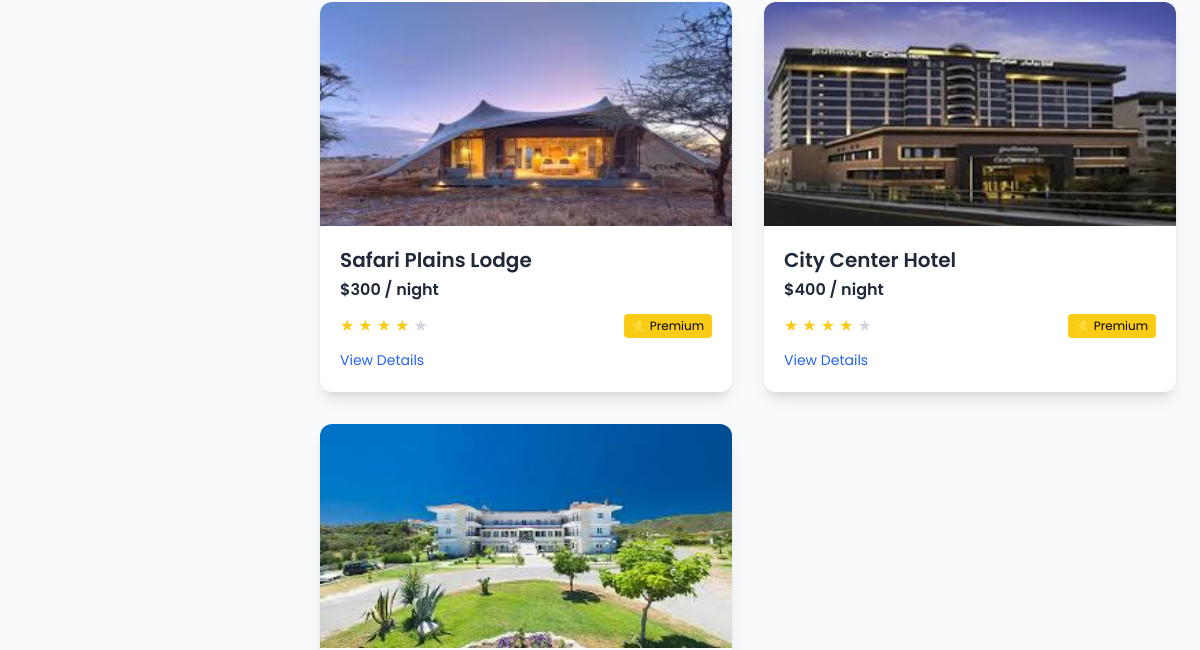
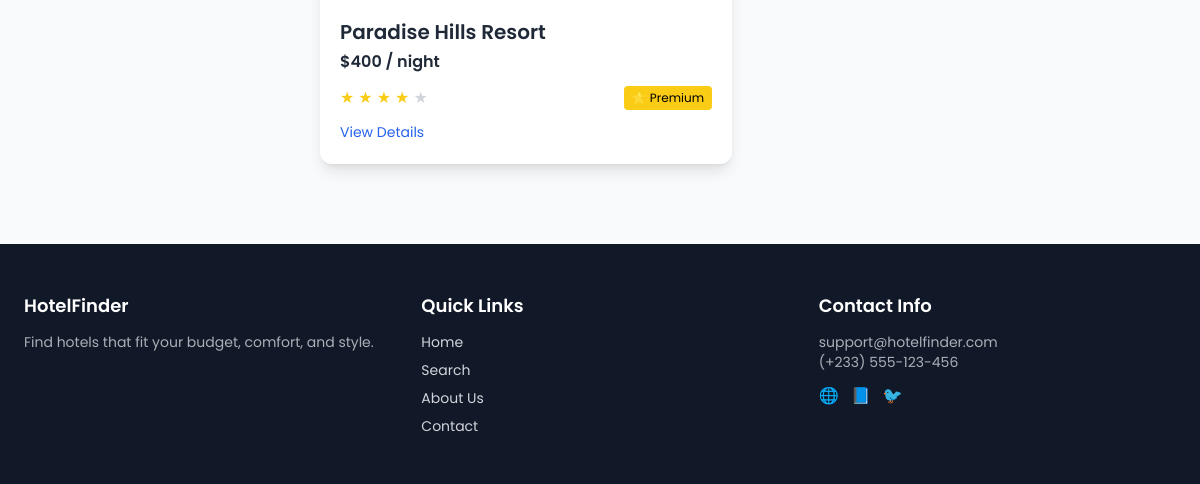
/search/ (lower part), run on an earlier commit of the app's database (2 pictures, top to bottom).
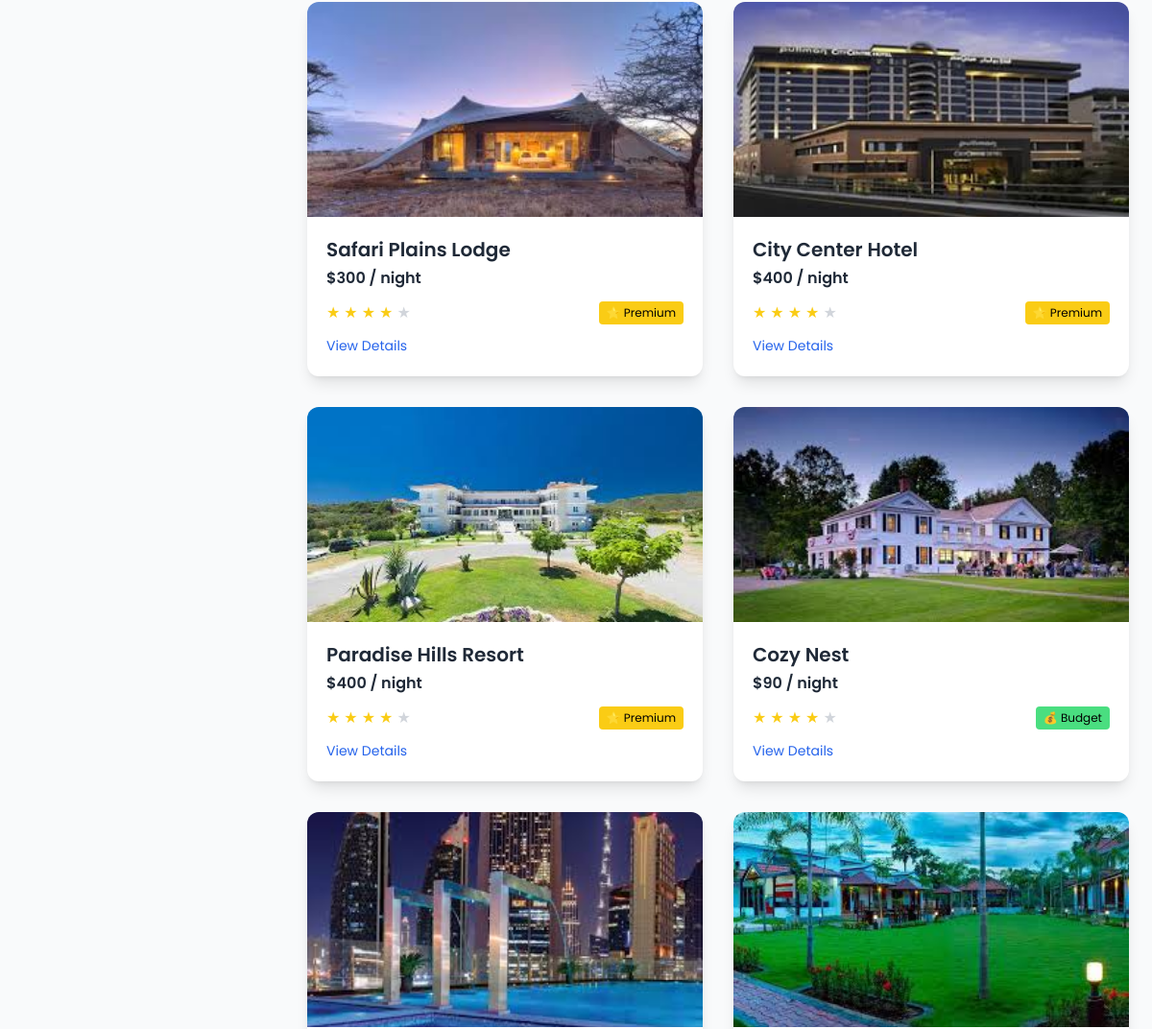
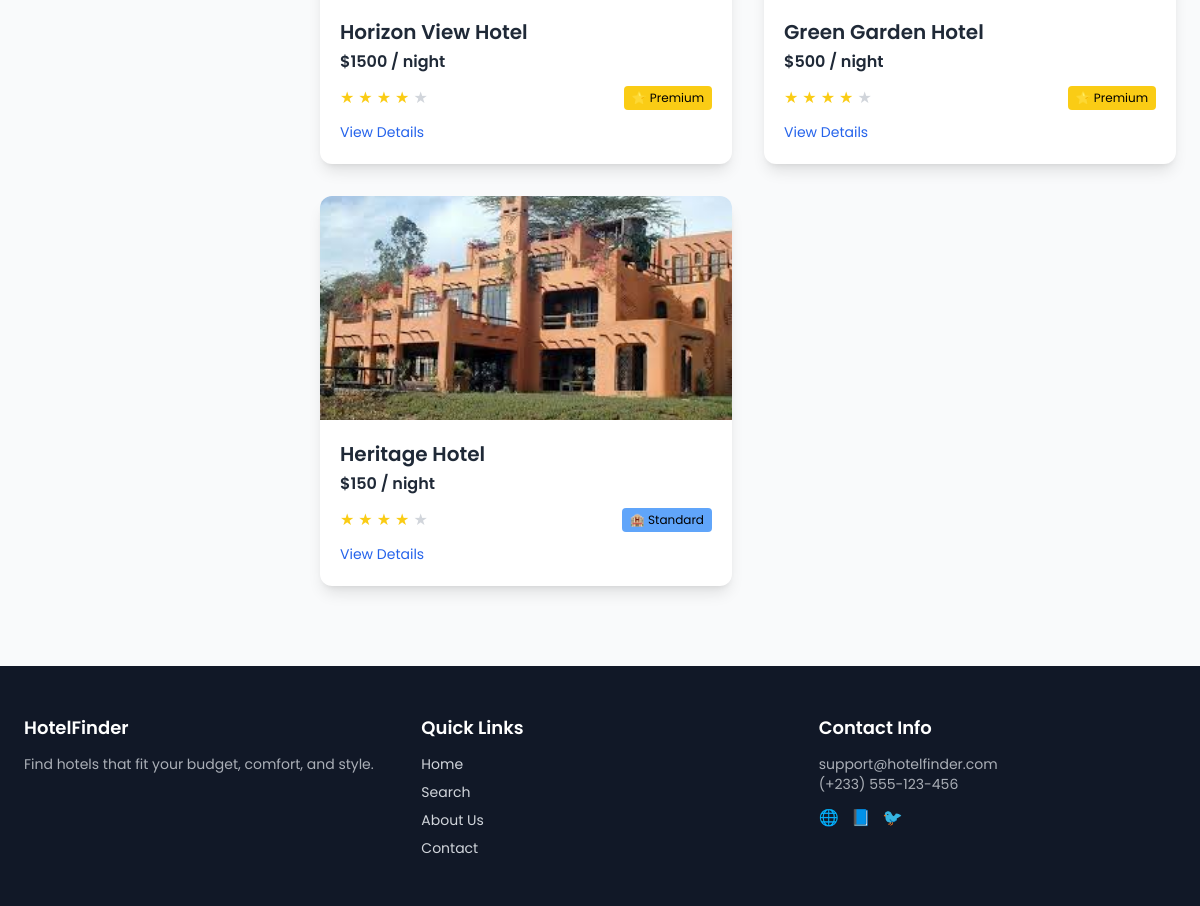
And on a later commit of the database (2 pictures, top to bottom).
### hotel/models.py (models this page shows, shortened)
class hotel(models.Model):
    hotel_name = models.CharField(max_length=100)
    hotel_price = models.IntegerField()
    hotel_description = models.TextField()
    location = models.CharField(max_length=200, blank=True, null=True)
    rating = models.DecimalField(max_digits=3, decimal_places=1, default=0.0)
    image = image = models.ImageField(upload_to='hotels/', blank=True, null=True)

### hotel/views.py (the view)
# urls.py: path('search/', views.find_hotel, name='search'),
def find_hotel(request):
    hotels = hotel.objects.all()
    query = request.GET.get('query')
    if query:
        hotels = hotels.filter(
            Q(hotel_name__icontains=query) |
            Q(location__icontains=query)
        )
    sort_by_value = request.GET.get('sort_by')
    if sort_by_value == 'asc':
        hotels = hotels.order_by('hotel_price')
    elif sort_by_value == 'dsc':
        hotels = hotels.order_by('-hotel_price')
    amount = request.GET.get('amount')
    if amount:
        hotels = hotels.filter(hotel_price__lte=amount)
    context = {
        'hotels': hotels,
        'query': query,
        'sort_by': sort_by_value,
        'amount': amount,
    }
    return render(request, 'hotel/find_hotel.html', context)

### hotel/templates/hotel/find_hotel.html (shortened to what this page needs)
{% extends 'hotel/base.html' %}
{% block content %}
<section class="max-w-7xl mx-auto px-6 mt-12 mb-20">
  <div class="grid grid-cols-1 lg:grid-cols-4 gap-8">
    <div class="lg:col-span-1">
    </div>
    <div class="lg:col-span-3">
      <div class="grid grid-cols-1 sm:grid-cols-2 lg:grid-cols-2 xl:grid-cols-3 gap-8">
        {% for hotel in hotels %}
        <div class="bg-white shadow-lg rounded-xl overflow-hidden group hover:shadow-2xl transition transform hover:scale-105">
          <div class="overflow-hidden">
            <img src="{{ hotel.image.url }}" class="w-full h-56 object-cover group-hover:scale-110 transition-transform duration-500" alt="{{ hotel.hotel_name }}">
          </div>
          <div class="p-5">
            <h3 class="text-xl font-semibold mb-1">{{ hotel.hotel_name }}</h3>
            <p class="font-semibold mb-3">${{ hotel.hotel_price }} / night</p>
            <div class="flex items-center justify-between">
              <div class="flex items-center gap-1 text-yellow-400">
                {% for star in "12345"|make_list %}
                  {% if forloop.counter <= hotel.rating|default:4 %}
                    <span>★</span>
                  {% else %}
                    <span class="text-gray-300">★</span>
                  {% endif %}
                {% endfor %}
              </div>
              <span class="{% if hotel.hotel_price <= 100 %}bg-green-400{% elif hotel.hotel_price <= 200 %}bg-blue-400{% else %}bg-yellow-400{% endif %} text-black text-xs px-2 py-1 rounded transition transform hover:scale-105">
                {% if hotel.hotel_price <= 100 %}💰 Budget{% elif hotel.hotel_price <= 200 %}🏨 Standard{% else %}⭐ Premium{% endif %}
              </span>
            </div>
            <a href="{% url 'hotel_detail' hotel.id %}" class="mt-3 inline-block text-blue-600 hover:underline text-sm transition">View Details</a>
          </div>
        </div>
        {% empty %}
        <p class="text-gray-500 col-span-full text-center">No hotels found for your search.</p>
        {% endfor %}
      </div>
    </div>
  </div>
</section>
{% endblock %}

### hotel/templates/hotel/base.html (shortened to what this page needs)
<!DOCTYPE html>
<html lang="en">
<head>
  <script src="https://cdn.tailwindcss.com"></script>
</head>
<body class="bg-gray-50 text-gray-800">
  <main class="pt-20">
    {% block content %}{% endblock %}
  </main>
  <footer class="bg-gray-900 text-gray-300 py-12 mt-20">
    <div class="max-w-7xl mx-auto px-6 grid grid-cols-1 md:grid-cols-3 gap-10">
      <div>
        <h3 class="text-lg font-semibold mb-3 text-white">HotelFinder</h3>
        <p class="text-sm opacity-80">Find hotels that fit your budget, comfort, and style.</p>
      </div>
      <div>
        <h3 class="text-lg font-semibold mb-3 text-white">Quick Links</h3>
        <ul class="space-y-2 text-sm">
          <li><a href="/" class="hover:text-white transition">Home</a></li>
          <li><a href="{% url 'search' %}" class="hover:text-white transition">Search</a></li>
          <li><a href="{% url 'about' %}" class="hover:text-white transition">About Us</a></li>
          <li><a href="{% url 'contact' %}" class="hover:text-white transition">Contact</a></li>
        </ul>
      </div>
      <div>
        <h3 class="text-lg font-semibold mb-3 text-white">Contact Info</h3>
        <p class="text-sm opacity-80">support@hotelfinder.com</p>
        <p class="text-sm opacity-80">(+233) 555-123-456</p>
        <div class="flex space-x-3 mt-3">
          <a href="#" class="hover:text-white transition">🌐</a>
          <a href="#" class="hover:text-white transition">📘</a>
          <a href="#" class="hover:text-white transition">🐦</a>
        </div>
      </div>
    </div>
  </footer>
</body>
</html>

### hotel/templates/hotel/base.html (style rules this page uses)
body { font-family: 'Poppins', sans-serif; }

What changed in the data, as far as the page shows it:
added hotel: image (picture), hotel_name "Cozy Nest", hotel_price "90", rating 4 (drawn), shows "💰 Budget"
added hotel: image (picture), hotel_name "Horizon View Hotel", hotel_price "1500", rating 4.3 (drawn), shows "⭐ Premium"
added hotel: image (picture), hotel_name "Green Garden Hotel", hotel_price "500", rating 4.1 (drawn), shows "⭐ Premium"
added hotel: image (picture), hotel_name "Heritage Hotel", hotel_price "150", rating 4.2 (drawn), shows "🏨 Standard"
